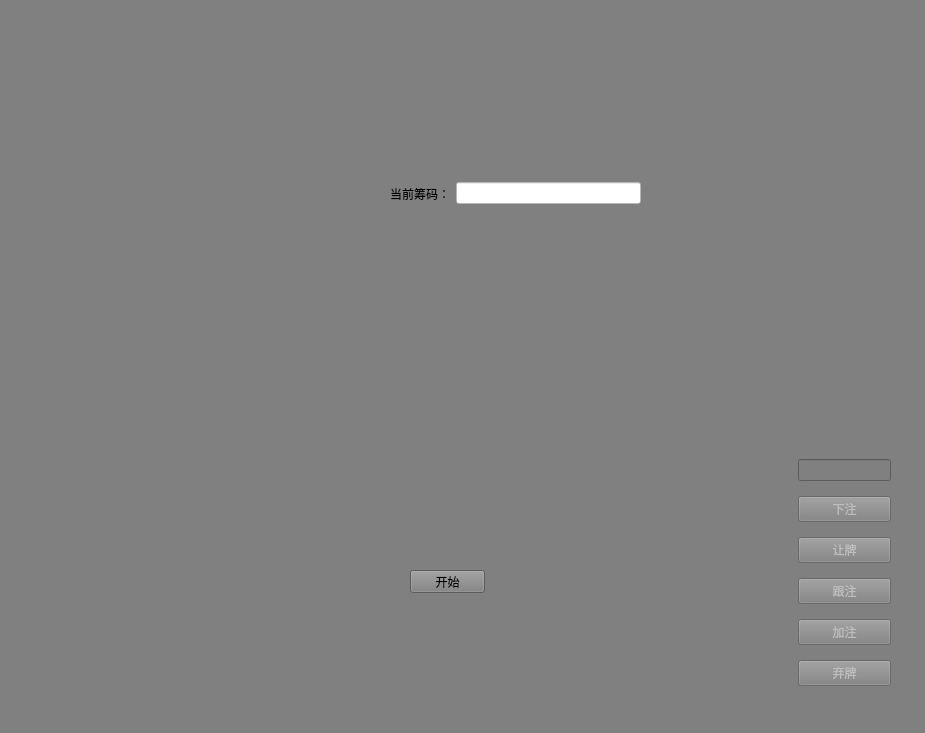
<?xml version="1.0" encoding="UTF-8"?>
<ui version="4.0">
 <class>TexasWidget</class>
 <widget class="QWidget" name="TexasWidget">
  <property name="geometry">
   <rect>
    <x>0</x>
    <y>0</y>
    <width>925</width>
    <height>733</height>
   </rect>
  </property>
  <property name="windowTitle">
   <string>TexasWidget</string>
  </property>
  <property name="styleSheet">
   <string notr="true">background-color:gray;</string>
  </property>
  <widget class="QLabel" name="labelDealer">
   <property name="geometry">
    <rect>
     <x>460</x>
     <y>30</y>
     <width>100</width>
     <height>100</height>
    </rect>
   </property>
   <property name="minimumSize">
    <size>
     <width>100</width>
     <height>100</height>
    </size>
   </property>
   <property name="text">
    <string/>
   </property>
   <property name="pixmap">
    <pixmap resource="resources.qrc">:/resources/images/dealer.svg</pixmap>
   </property>
  </widget>
  <widget class="QWidget" name="layoutWidget">
   <property name="geometry">
    <rect>
     <x>200</x>
     <y>300</y>
     <width>501</width>
     <height>111</height>
    </rect>
   </property>
   <layout class="QHBoxLayout" name="layoutHPublic">
    <item>
     <widget class="QLabel" name="labelFlop1">
      <property name="minimumSize">
       <size>
        <width>74</width>
        <height>105</height>
       </size>
      </property>
      <property name="maximumSize">
       <size>
        <width>74</width>
        <height>105</height>
       </size>
      </property>
      <property name="text">
       <string/>
      </property>
      <property name="pixmap">
       <pixmap resource="resources.qrc">:/resources/images/back.svg</pixmap>
      </property>
     </widget>
    </item>
    <item>
     <spacer name="spacerhflop1">
      <property name="orientation">
       <enum>Qt::Orientation::Horizontal</enum>
      </property>
      <property name="sizeHint" stdset="0">
       <size>
        <width>40</width>
        <height>20</height>
       </size>
      </property>
     </spacer>
    </item>
    <item>
     <widget class="QLabel" name="labelFlop2">
      <property name="minimumSize">
       <size>
        <width>74</width>
        <height>105</height>
       </size>
      </property>
      <property name="maximumSize">
       <size>
        <width>74</width>
        <height>105</height>
       </size>
      </property>
      <property name="text">
       <string/>
      </property>
      <property name="pixmap">
       <pixmap resource="resources.qrc">:/resources/images/back.svg</pixmap>
      </property>
     </widget>
    </item>
    <item>
     <spacer name="spacerhflop2">
      <property name="orientation">
       <enum>Qt::Orientation::Horizontal</enum>
      </property>
      <property name="sizeHint" stdset="0">
       <size>
        <width>40</width>
        <height>20</height>
       </size>
      </property>
     </spacer>
    </item>
    <item>
     <widget class="QLabel" name="labelFlop3">
      <property name="minimumSize">
       <size>
        <width>74</width>
        <height>105</height>
       </size>
      </property>
      <property name="maximumSize">
       <size>
        <width>74</width>
        <height>105</height>
       </size>
      </property>
      <property name="text">
       <string/>
      </property>
      <property name="pixmap">
       <pixmap resource="resources.qrc">:/resources/images/back.svg</pixmap>
      </property>
     </widget>
    </item>
    <item>
     <spacer name="spacerhflop3">
      <property name="orientation">
       <enum>Qt::Orientation::Horizontal</enum>
      </property>
      <property name="sizeHint" stdset="0">
       <size>
        <width>40</width>
        <height>20</height>
       </size>
      </property>
     </spacer>
    </item>
    <item>
     <widget class="QLabel" name="labelTurn">
      <property name="minimumSize">
       <size>
        <width>74</width>
        <height>105</height>
       </size>
      </property>
      <property name="maximumSize">
       <size>
        <width>74</width>
        <height>105</height>
       </size>
      </property>
      <property name="text">
       <string/>
      </property>
      <property name="pixmap">
       <pixmap resource="resources.qrc">:/resources/images/back.svg</pixmap>
      </property>
     </widget>
    </item>
    <item>
     <spacer name="spacerhflop4">
      <property name="orientation">
       <enum>Qt::Orientation::Horizontal</enum>
      </property>
      <property name="sizeHint" stdset="0">
       <size>
        <width>40</width>
        <height>20</height>
       </size>
      </property>
     </spacer>
    </item>
    <item>
     <widget class="QLabel" name="labelRiver">
      <property name="minimumSize">
       <size>
        <width>74</width>
        <height>105</height>
       </size>
      </property>
      <property name="maximumSize">
       <size>
        <width>74</width>
        <height>105</height>
       </size>
      </property>
      <property name="text">
       <string/>
      </property>
      <property name="pixmap">
       <pixmap resource="resources.qrc">:/resources/images/back.svg</pixmap>
      </property>
     </widget>
    </item>
   </layout>
  </widget>
  <widget class="QPushButton" name="btnStart">
   <property name="geometry">
    <rect>
     <x>410</x>
     <y>570</y>
     <width>75</width>
     <height>23</height>
    </rect>
   </property>
   <property name="text">
    <string>开始</string>
   </property>
  </widget>
  <widget class="QWidget" name="layoutWidget">
   <property name="geometry">
    <rect>
     <x>390</x>
     <y>180</y>
     <width>251</width>
     <height>27</height>
    </rect>
   </property>
   <layout class="QHBoxLayout" name="layoutHChips">
    <item>
     <widget class="QLabel" name="labelBet">
      <property name="text">
       <string>当前筹码：</string>
      </property>
     </widget>
    </item>
    <item>
     <widget class="QLineEdit" name="txtBet">
      <property name="styleSheet">
       <string notr="true">background-color:white;</string>
      </property>
      <property name="alignment">
       <set>Qt::AlignmentFlag::AlignCenter</set>
      </property>
      <property name="readOnly">
       <bool>true</bool>
      </property>
     </widget>
    </item>
   </layout>
  </widget>
  <widget class="QWidget" name="layoutWidget">
   <property name="geometry">
    <rect>
     <x>60</x>
     <y>470</y>
     <width>185</width>
     <height>242</height>
    </rect>
   </property>
   <layout class="QGridLayout" name="layoutGUser2">
    <item row="0" column="0">
     <spacer name="spacerHUser2L">
      <property name="orientation">
       <enum>Qt::Orientation::Horizontal</enum>
      </property>
      <property name="sizeHint" stdset="0">
       <size>
        <width>40</width>
        <height>20</height>
       </size>
      </property>
     </spacer>
    </item>
    <item row="0" column="2">
     <spacer name="spacerHUser2R">
      <property name="orientation">
       <enum>Qt::Orientation::Horizontal</enum>
      </property>
      <property name="sizeHint" stdset="0">
       <size>
        <width>40</width>
        <height>20</height>
       </size>
      </property>
     </spacer>
    </item>
    <item row="1" column="0" colspan="3">
     <layout class="QHBoxLayout" name="layoutHPerflopUser2">
      <item>
       <widget class="QLabel" name="labelPerflop1User2">
        <property name="minimumSize">
         <size>
          <width>74</width>
          <height>105</height>
         </size>
        </property>
        <property name="maximumSize">
         <size>
          <width>74</width>
          <height>105</height>
         </size>
        </property>
        <property name="text">
         <string/>
        </property>
        <property name="pixmap">
         <pixmap resource="resources.qrc">:/resources/images/back.svg</pixmap>
        </property>
       </widget>
      </item>
      <item>
       <widget class="QLabel" name="labelPerflop2User2">
        <property name="minimumSize">
         <size>
          <width>74</width>
          <height>105</height>
         </size>
        </property>
        <property name="maximumSize">
         <size>
          <width>74</width>
          <height>105</height>
         </size>
        </property>
        <property name="text">
         <string/>
        </property>
        <property name="pixmap">
         <pixmap resource="resources.qrc">:/resources/images/back.svg</pixmap>
        </property>
       </widget>
      </item>
     </layout>
    </item>
    <item row="0" column="1">
     <widget class="QLabel" name="labelUser2">
      <property name="minimumSize">
       <size>
        <width>100</width>
        <height>100</height>
       </size>
      </property>
      <property name="text">
       <string/>
      </property>
      <property name="pixmap">
       <pixmap resource="resources.qrc">:/resources/images/player_woman.svg</pixmap>
      </property>
     </widget>
    </item>
    <item row="2" column="0" colspan="3">
     <widget class="QLabel" name="labelUser2Chip">
      <property name="text">
       <string/>
      </property>
      <property name="alignment">
       <set>Qt::AlignmentFlag::AlignCenter</set>
      </property>
     </widget>
    </item>
   </layout>
  </widget>
  <widget class="QWidget" name="layoutWidget">
   <property name="geometry">
    <rect>
     <x>630</x>
     <y>450</y>
     <width>261</width>
     <height>251</height>
    </rect>
   </property>
   <layout class="QGridLayout" name="layoutGUser1">
    <item row="1" column="2">
     <spacer name="spacerHUser1R">
      <property name="orientation">
       <enum>Qt::Orientation::Horizontal</enum>
      </property>
      <property name="sizeHint" stdset="0">
       <size>
        <width>40</width>
        <height>20</height>
       </size>
      </property>
     </spacer>
    </item>
    <item row="0" column="0" colspan="3">
     <layout class="QHBoxLayout" name="layoutHPerflopUser1">
      <item>
       <widget class="QLabel" name="labelPerflop1User1">
        <property name="minimumSize">
         <size>
          <width>74</width>
          <height>105</height>
         </size>
        </property>
        <property name="maximumSize">
         <size>
          <width>74</width>
          <height>105</height>
         </size>
        </property>
        <property name="text">
         <string/>
        </property>
        <property name="pixmap">
         <pixmap resource="resources.qrc">:/resources/images/back.svg</pixmap>
        </property>
       </widget>
      </item>
      <item>
       <widget class="QLabel" name="labelPerflop2User1">
        <property name="minimumSize">
         <size>
          <width>74</width>
          <height>105</height>
         </size>
        </property>
        <property name="maximumSize">
         <size>
          <width>74</width>
          <height>105</height>
         </size>
        </property>
        <property name="text">
         <string/>
        </property>
        <property name="pixmap">
         <pixmap resource="resources.qrc">:/resources/images/back.svg</pixmap>
        </property>
       </widget>
      </item>
     </layout>
    </item>
    <item row="1" column="0">
     <spacer name="spacerHUser1L">
      <property name="orientation">
       <enum>Qt::Orientation::Horizontal</enum>
      </property>
      <property name="sizeHint" stdset="0">
       <size>
        <width>40</width>
        <height>20</height>
       </size>
      </property>
     </spacer>
    </item>
    <item row="1" column="1">
     <widget class="QLabel" name="labelUser1">
      <property name="minimumSize">
       <size>
        <width>100</width>
        <height>100</height>
       </size>
      </property>
      <property name="text">
       <string/>
      </property>
      <property name="pixmap">
       <pixmap resource="resources.qrc">:/resources/images/player_man.svg</pixmap>
      </property>
     </widget>
    </item>
    <item row="0" column="3" rowspan="3">
     <layout class="QVBoxLayout" name="layoutVBtns">
      <item>
       <widget class="QLineEdit" name="txtUser1Bet">
        <property name="enabled">
         <bool>false</bool>
        </property>
       </widget>
      </item>
      <item>
       <widget class="QPushButton" name="btnUser1Bet">
        <property name="enabled">
         <bool>false</bool>
        </property>
        <property name="text">
         <string>下注</string>
        </property>
       </widget>
      </item>
      <item>
       <widget class="QPushButton" name="btnUser1Check">
        <property name="enabled">
         <bool>false</bool>
        </property>
        <property name="text">
         <string>让牌</string>
        </property>
       </widget>
      </item>
      <item>
       <widget class="QPushButton" name="btnUser1Call">
        <property name="enabled">
         <bool>false</bool>
        </property>
        <property name="text">
         <string>跟注</string>
        </property>
       </widget>
      </item>
      <item>
       <widget class="QPushButton" name="btnUser1Raise">
        <property name="enabled">
         <bool>false</bool>
        </property>
        <property name="text">
         <string>加注</string>
        </property>
       </widget>
      </item>
      <item>
       <widget class="QPushButton" name="btnUser1Fold">
        <property name="enabled">
         <bool>false</bool>
        </property>
        <property name="text">
         <string>弃牌</string>
        </property>
       </widget>
      </item>
     </layout>
    </item>
    <item row="2" column="0" colspan="3">
     <widget class="QLabel" name="labelUser1Chip">
      <property name="text">
       <string/>
      </property>
      <property name="alignment">
       <set>Qt::AlignmentFlag::AlignCenter</set>
      </property>
     </widget>
    </item>
   </layout>
  </widget>
 </widget>
 <resources>
  <include location="resources.qrc"/>
 </resources>
 <connections/>
</ui>
